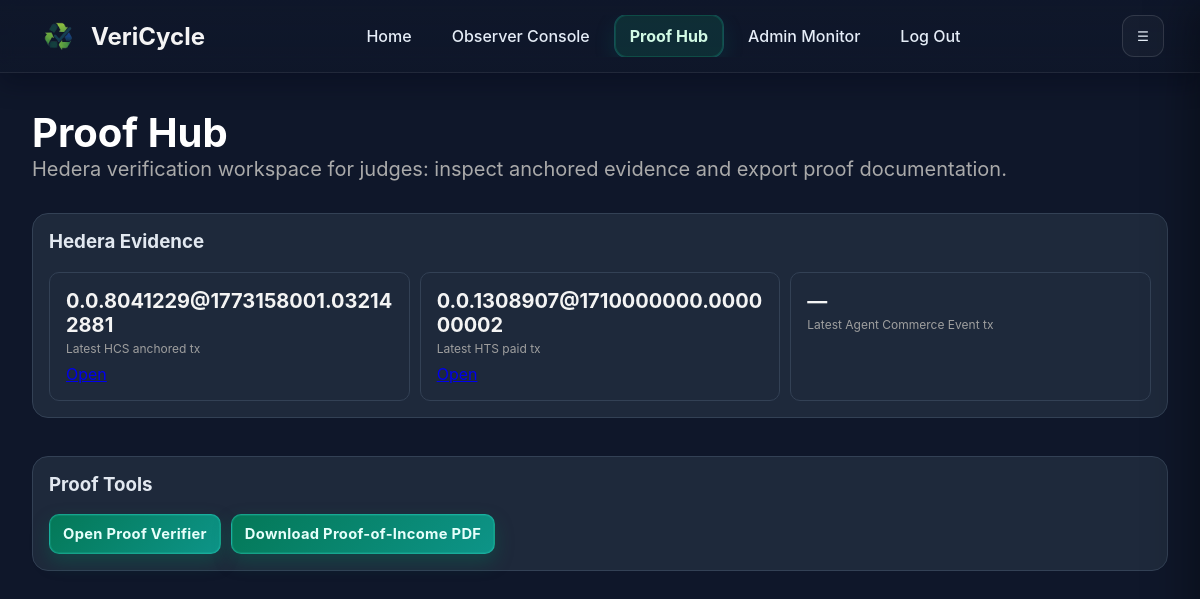
The page /proof-hub (signed in) on the database as committed earlier.
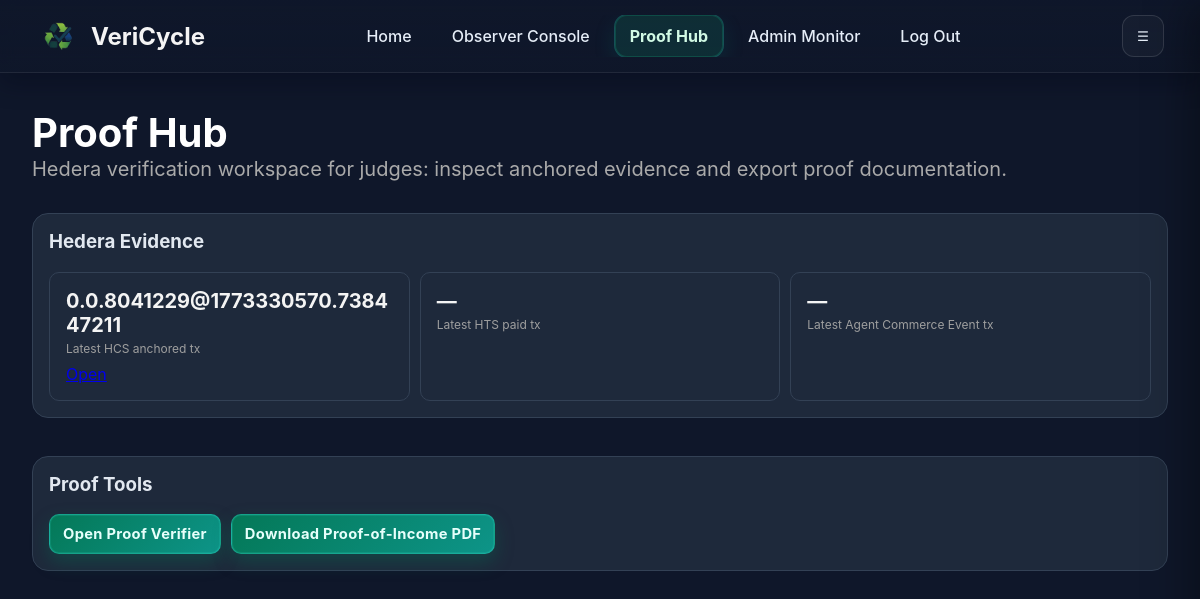
The same page on the database as committed later.
### models.py (models this page shows)
class Activity(db.Model):
    id = db.Column(db.Integer, primary_key=True)
    user_id = db.Column(db.Integer, db.ForeignKey('user.id'), nullable=False)
    timestamp = db.Column(db.String(64), nullable=False)
    desc = db.Column(db.String(512), nullable=False)
    amount = db.Column(db.Float, nullable=False)
    verified_status = db.Column(db.String(20), default="pending")
    status = db.Column(db.String(50), default="pending")
    agent_processed = db.Column(db.Boolean, default=False)
    hedera_tx_id = db.Column(db.String(150), nullable=True)
    proof_hash = db.Column(db.String(64), nullable=True)
    logbook_status = db.Column(db.String(20), default="pending")  # pending|anchored|offchain_final|demo_skipped|failed
    logbook_tx_id = db.Column(db.String(150), nullable=True)
    logbook_last_error = db.Column(db.Text, nullable=True)
    logbook_finalized_at = db.Column(db.DateTime(timezone=True), nullable=True)
    reward_status = db.Column(db.String(40), nullable=True)  # paid|finalized_no_transfer
    reward_tx_id = db.Column(db.String(150), nullable=True)
    reward_last_error = db.Column(db.Text, nullable=True)
    trust_weight = db.Column(db.Float, default=1.0)
    verifier_reputation = db.Column(db.Float, default=0.85)
    reputation_delta = db.Column(db.Float, default=0.0)
    confidence_score = db.Column(db.Float, default=0.0)
    hcs_tx_id = db.Column(db.String(150), nullable=True)
    hts_tx_id = db.Column(db.String(150), nullable=True)
    compliance_tx_id = db.Column(db.String(150), nullable=True)
    pipeline_stage = db.Column(db.String(50), default="created")  # created -> signals_collected -> verified|needs_review -> logged -> rewarded -> attested
    last_error = db.Column(db.String(512), nullable=True)
    attempt_count = db.Column(db.Integer, default=0)
    review_status = db.Column(db.String(30), nullable=True)  # pending_review|approved|rejected
    review_reason = db.Column(db.String(255), nullable=True)
    reviewed_by_user_id = db.Column(db.Integer, db.ForeignKey('user.id'), nullable=True)
    reviewed_at = db.Column(db.DateTime(timezone=True), nullable=True)
    user = db.relationship(
        'User',
        foreign_keys=[user_id],
        backref=db.backref('activities', lazy=True, foreign_keys='Activity.user_id')
    )
    reviewed_by = db.relationship(
        'User',
        foreign_keys=[reviewed_by_user_id],
        backref=db.backref('reviewed_activities', lazy=True, foreign_keys='Activity.reviewed_by_user_id')
    )

### app.py (the view)
@app.get('/proof-hub')
@login_required
def proof_hub():
    rows = Activity.query.order_by(Activity.timestamp.desc()).all()
    golden_runs = _find_golden_runs(rows)
    evidence = _proof_hub_evidence(rows)
    return render_template(
        'proof_hub.html',
        active_page='proof_hub',
        golden_runs=golden_runs,
        evidence=evidence,
    )

### app.py (called while the page is built)
def hashscan_link(tx_id: str | None) -> str | None:
    if not tx_id:
        return None
    return f"https://hashscan.io/testnet/transaction/{tx_id}"

def _pick_latest_matching(rows: list[Activity], predicate) -> Activity | None:
    for item in sorted((rows or []), key=lambda a: a.id, reverse=True):
        if predicate(item):
            return item
    return None

@login_manager.user_loader
def load_user(user_id):
    try:
        return db.session.get(User, int(user_id))
    except OperationalError:
        return None

### templates/proof_hub.html (shortened to what this page needs)
{% extends "base.html" %}
{% block content %}
<div class="dashboard-header">
    <h2>Proof Hub</h2>
    <p>Hedera verification workspace for judges: inspect anchored evidence and export proof documentation.</p>
</div>
<div class="proof-hub-grid">
    <section class="card proof-hub-card">
        <h3>Hedera Evidence</h3>
        <div class="proof-evidence-grid">
            <div class="proof-summary-chip">
                <strong>{{ evidence.latest_hcs_tx or '—' }}</strong>
                <span>Latest HCS anchored tx</span>
                {% if evidence.latest_hcs_link %}<a href="{{ evidence.latest_hcs_link }}" target="_blank" rel="noopener">Open</a>{% endif %}
            </div>
            <div class="proof-summary-chip">
                <strong>{{ evidence.latest_hts_tx or '—' }}</strong>
                <span>Latest HTS paid tx</span>
                {% if evidence.latest_hts_link %}<a href="{{ evidence.latest_hts_link }}" target="_blank" rel="noopener">Open</a>{% endif %}
            </div>
            <div class="proof-summary-chip">
                <strong>{{ evidence.latest_commerce_tx or '—' }}</strong>
                <span>Latest Agent Commerce Event tx</span>
            </div>
        </div>
    </section>
    <section class="card proof-hub-card">
        <h3>Proof Tools</h3>
        <div class="proof-tools-row">
            <a class="btn-primary" href="{{ url_for('proof_integrity') }}">Open Proof Verifier</a>
            <a class="btn-primary" href="/api/income-report.pdf" target="_blank">Download Proof-of-Income PDF</a>
        </div>
    </section>
</div>
{% endblock %}

### templates/base.html (shortened to what this page needs)
<!DOCTYPE html>
<html lang="en">
<head>
    <link rel="stylesheet" href="{{ url_for('static', filename='style.css') }}">
</head>
<body class="dark-theme">
    {% include '_navbar.html' %}
    <main id="main-content" class="container app-dashboard">
        {% block content %}{% endblock %}
    </main>
</body>
</html>

### templates/_navbar.html (shortened to what this page needs)
<header class="navbar">
    <div class="nav-shell">
        <a href="{{ url_for('home') }}" class="logo-link">
            <img src="{{ url_for('static', filename='logo.png') }}" alt="VeriCycle Logo" class="logo">
            <span>VeriCycle</span>
        </a>
        <nav class="nav-primary" aria-label="Primary">
            <a href="{{ url_for('home') }}" class="nav-button {% if request.path == url_for('home') %}active{% endif %}">Home</a>
            {% if current_user.is_authenticated %}
                {% if current_user.role == 'center' %}
                    <a href="{{ url_for('center_dashboard') }}" class="nav-button {% if request.path.startswith('/center') %}active{% endif %}">Observer Console</a>
                {% else %}
                    <a href="{{ url_for('collector_dashboard') }}" class="nav-button {% if request.path.startswith('/collector') %}active{% endif %}">Observer Console</a>
                {% endif %}
                <a href="/proof-hub" class="nav-button {% if request.path.startswith('/proof-hub') %}active{% endif %}">Proof Hub</a>
                <a href="{{ url_for('admin_monitor') }}" class="nav-button {% if request.path.startswith('/admin/monitor') %}active{% endif %}">Admin Monitor</a>
                <a href="{{ url_for('logout') }}" class="nav-button">Log Out</a>
            {% endif %}
        </nav>
        <button class="nav-burger" id="navBurger" type="button" aria-label="Open menu" aria-controls="navDrawer" aria-expanded="false">
            ☰
        </button>
    </div>
</header>

Rows that differ between the two databases and show on the page:
no longer on this page (row unchanged): Activity: hcs_tx "0.0.8041229@1773158001.032142881"
no longer on this page (row edited): Activity: hts_tx "0.0.1308907@1710000000.000000002"
added Activity: hcs_tx "0.0.8041229@1773330570.738447211"
Other text that changed with them:
{{ evidence.latest_hts_tx or '—' }}: (not shown) → "—"
